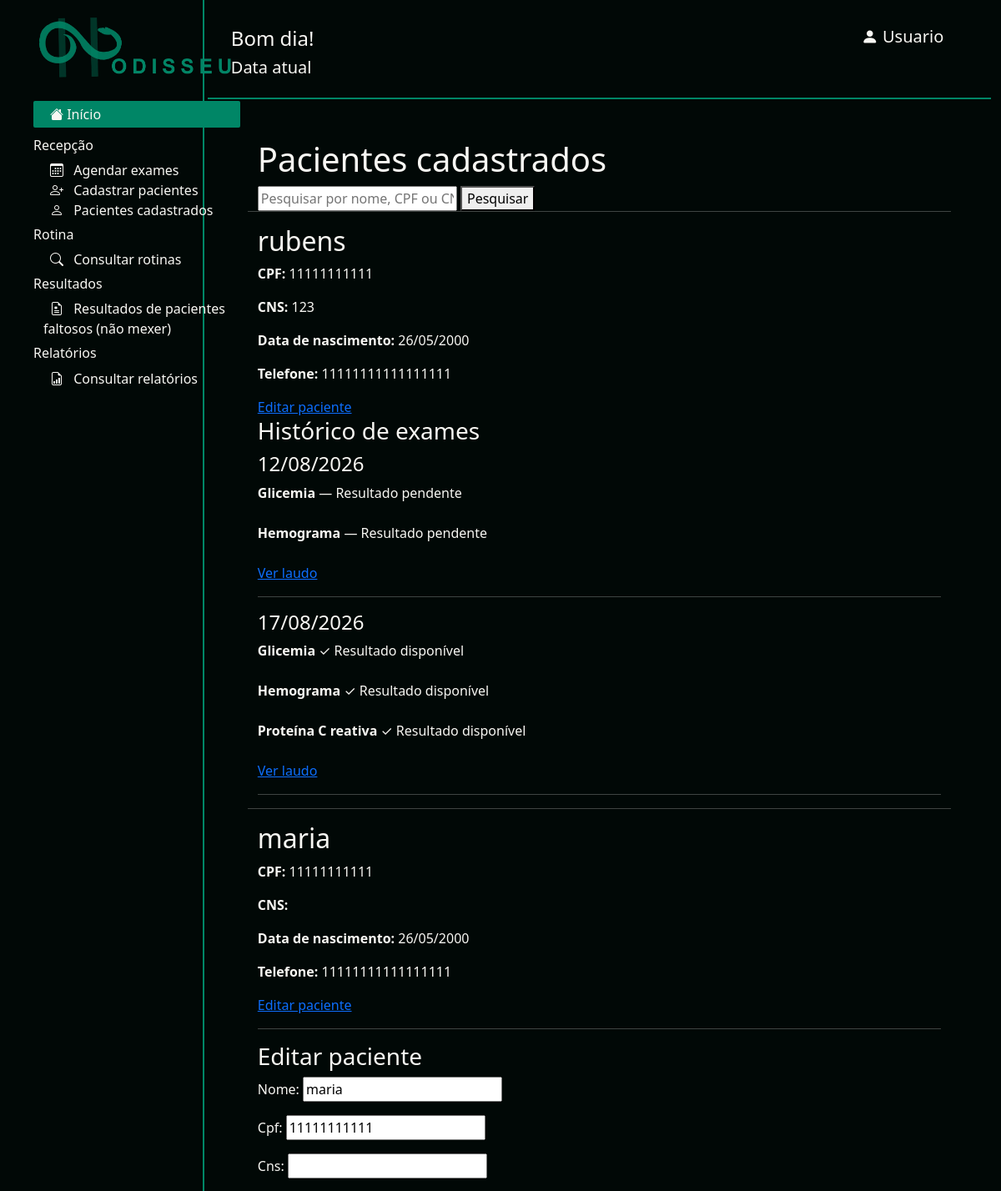
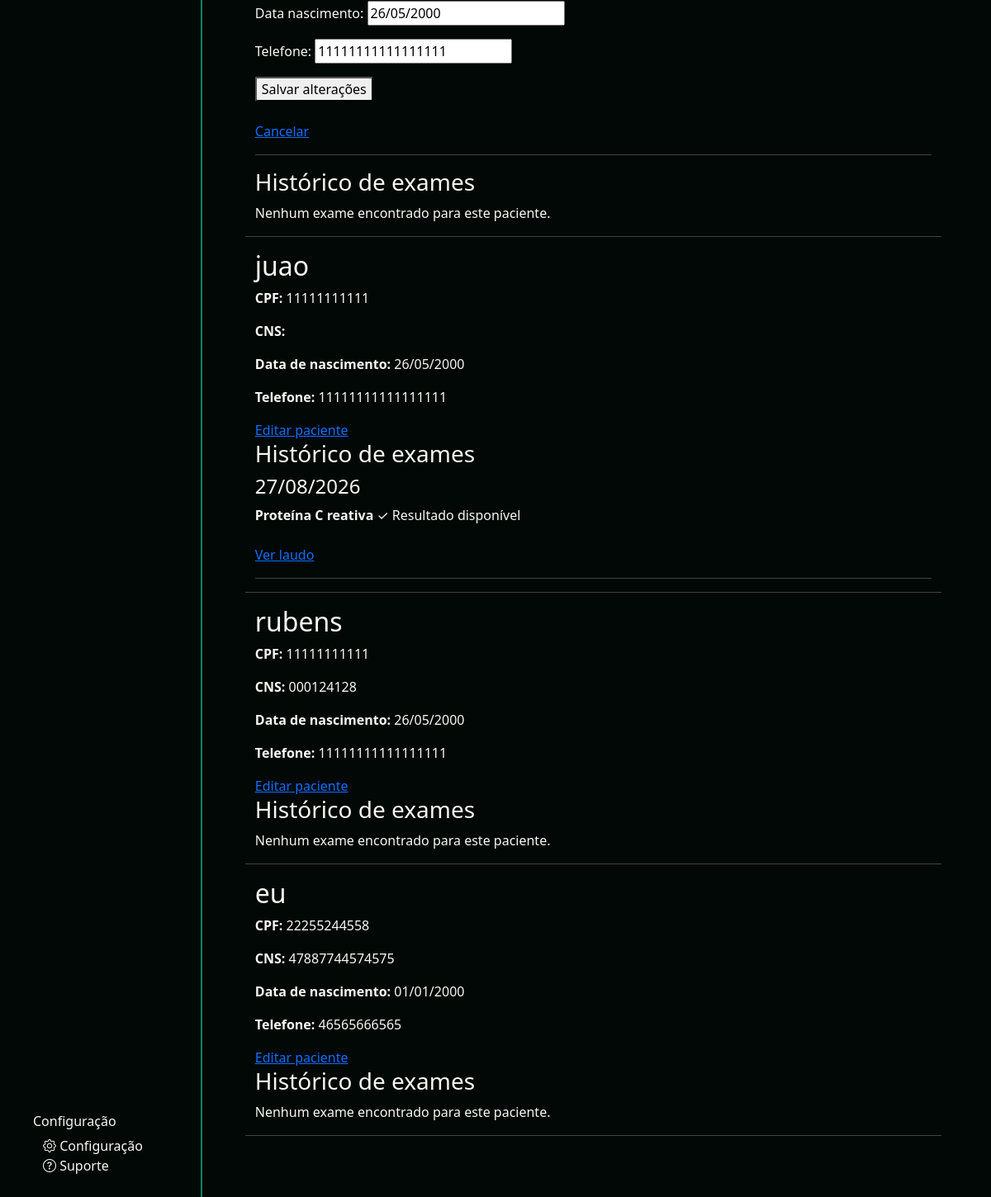
The page /editar_paciente/5 on the database its author committed (2 pictures, top to bottom).
### odisseu/models.py (models this page shows, shortened)
class Paciente(models.Model):
    nome = models.CharField(max_length=200, validators=[validate_nome])
    cpf = models.CharField(max_length=11, validators=[validate_cpf])
    cns = models.CharField(max_length=14, validators=[validate_cns])
    data_nascimento = models.DateField()
    telefone = models.CharField(max_length=20, validators=[validate_telefone])

class Agendamento(models.Model):
    EXAMES = [
        ('glicemia', 'Glicemia'),
        ('hemograma', 'Hemograma'),
        ('proteina', 'Proteína C reativa'),
    ]
    solicitante = models.CharField(max_length=200,blank=True, validators=[validate_nome]
    )
    paciente = models.ForeignKey(
        Paciente,
        on_delete=models.CASCADE
    )
    exame = models.CharField(
        max_length=50,
        choices=EXAMES
    )
    data = models.DateField()

### odisseu/views.py (the view)
# urls.py: path('editar_paciente/<int:paciente_id>',views.editar_paciente, name='editar_paciente'),
def editar_paciente(request, paciente_id):
    paciente = Paciente.objects.get(id=paciente_id)
    if request.method == 'POST':
        form = PacienteForm(
            request.POST,
            instance=paciente
        )
        if form.is_valid():
            form.save()
            return redirect('pacientes')
    else:
        form = PacienteForm(
            instance=paciente
        )
    pacientes = Paciente.objects.all()
    return render(
        request,
        'pacientes.html',
        {
            'pacientes': pacientes,
            'busca': '',
            'paciente_editando': paciente,
            'form_editar': form,
        }
    )

### odisseu/forms.py
class PacienteForm(forms.ModelForm):
    class Meta:
        model = Paciente
        fields = ['nome', 'cpf', 'cns', 'data_nascimento', 'telefone']

### odisseu/templates/pacientes.html (shortened to what this page needs)
{% extends "base.html" %}
{% block content %}
    <h1>Pacientes cadastrados</h1>
    <form method="GET">
        <input
            type="text"
            name="busca"
            placeholder="Pesquisar por nome, CPF ou CNS"
            value="{{ busca }}"
        >
        <button type="submit">
            Pesquisar
        </button>
    </form>
    <hr>
    {% for paciente in pacientes %}
        <div>
            <h2>
                {{ paciente.nome }}
            </h2>
            <p>
                <strong>CPF:</strong>
                {{ paciente.cpf }}
            </p>
            <p>
                <strong>CNS:</strong>
                {{ paciente.cns }}
            </p>
            <p>
                <strong>Data de nascimento:</strong>
                {{ paciente.data_nascimento|date:"d/m/Y" }}
            </p>
            <p>
                <strong>Telefone:</strong>
                {{ paciente.telefone }}
            </p>
            <a href="{% url 'editar_paciente' paciente.id %}">
                Editar paciente
            </a>
            {% if paciente_editando.id == paciente.id %}
                <hr>
                <h3>
                    Editar paciente
                </h3>
                <form method="POST">
                    {{ form_editar.as_p }}
                    <button type="submit">
                        Salvar alterações
                    </button>
                </form>
                <br>
                <a href="{% url 'pacientes' %}">
                    Cancelar
                </a>
                <hr>
            {% endif %}
            <h3>
                Histórico de exames
            </h3>
            {% regroup paciente.agendamento_set.all by data as datas %}
            {% for grupo in datas %}
                <div>
                    <h4>
                        {{ grupo.grouper|date:"d/m/Y" }}
                    </h4>
                    {% for agendamento in grupo.list %}
                        <div>
                            <strong>
                                {{ agendamento.get_exame_display }}
                            </strong>
                            {% if agendamento.resultado %}
                                ✓ Resultado disponível
                                <br>
                            {% else %}
                                — Resultado pendente
                            {% endif %}
                        </div>
                        <br>
                    {% endfor %}
                    <a href="{% url 'ver_resultados' paciente.id grupo.grouper|date:'Y-m-d' %}">
                        Ver laudo
                    </a>
                </div>
                <hr>
            {% empty %}
                <p>
                    Nenhum exame encontrado para este paciente.
                </p>
            {% endfor %}
        </div>
        <hr>
    {% empty %}
        <p>
            Nenhum paciente encontrado.
        </p>
    {% endfor %}
{% endblock %}

### odisseu/static/odisseu/css/style.css (style rules this page uses)
:root { --verde: #005541; --verde-claro: #008666; --branco: #f8f7f3; --preto: #010806; }
body { background-color: var(--preto); color: var(--branco); }

### rows shown on the page
Paciente: nome "rubens", cpf "11111111111", cns "123", data_nascimento "26/05/2000", telefone "11111111111111111"
Agendamento: grouper "12/08/2026", exame "Glicemia", shows "— Resultado pendente"
Agendamento: exame "Hemograma", shows "— Resultado pendente"
Agendamento: grouper "17/08/2026", exame "Glicemia", shows "✓ Resultado disponível"
Agendamento: exame "Hemograma", shows "✓ Resultado disponível"
Agendamento: exame "Proteína C reativa", shows "✓ Resultado disponível"
Paciente: nome "maria", cpf "11111111111", data_nascimento "26/05/2000", telefone "11111111111111111"
Paciente: nome "juao", cpf "11111111111", data_nascimento "26/05/2000", telefone "11111111111111111"
Agendamento: grouper "27/08/2026", exame "Proteína C reativa", shows "✓ Resultado disponível"
Paciente: nome "rubens", cpf "11111111111", cns "000124128", data_nascimento "26/05/2000", telefone "11111111111111111"
Paciente: nome "eu", cpf "22255244558", cns "47887744574575", data_nascimento "01/01/2000", telefone "46565666565"
